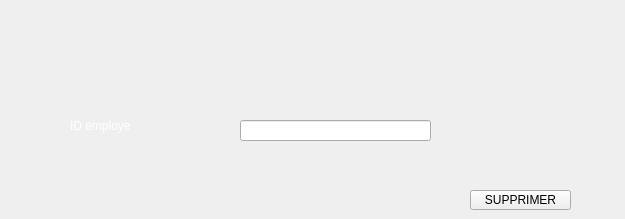
      <widget class="QWidget" name="tab_30">
       <attribute name="title">
        <string>supprimer</string>
       </attribute>
       <widget class="QPushButton" name="SUPPRIMER8BUTTON">
        <property name="geometry">
         <rect>
          <x>470</x>
          <y>190</y>
          <width>101</width>
          <height>20</height>
         </rect>
        </property>
        <property name="styleSheet">
         <string notr="true">QPushButton:hover{
	background-color: rgb(255, 0, 255);
}</string>
        </property>
        <property name="text">
         <string>SUPPRIMER</string>
        </property>
       </widget>
       <widget class="QLabel" name="label_84">
        <property name="geometry">
         <rect>
          <x>70</x>
          <y>110</y>
          <width>151</width>
          <height>31</height>
         </rect>
        </property>
        <property name="styleSheet">
         <string notr="true">color: rgb(255, 255, 255);</string>
        </property>
        <property name="text">
         <string>ID employe</string>
        </property>
       </widget>
       <widget class="QLineEdit" name="lineEdit_2">
        <property name="geometry">
         <rect>
          <x>240</x>
          <y>120</y>
          <width>191</width>
          <height>21</height>
         </rect>
        </property>
        <property name="focusPolicy">
         <enum>Qt::ClickFocus</enum>
        </property>
        <property name="styleSheet">
         <string notr="true">font: 10pt &quot;MS Shell Dlg 2&quot;;</string>
        </property>
       </widget>
       <widget class="QLabel" name="label_pic1">
        <property name="geometry">
         <rect>
          <x>560</x>
          <y>60</y>
          <width>56</width>
          <height>61</height>
         </rect>
        </property>
        <property name="text">
         <string/>
        </property>
       </widget>
      </widget>
